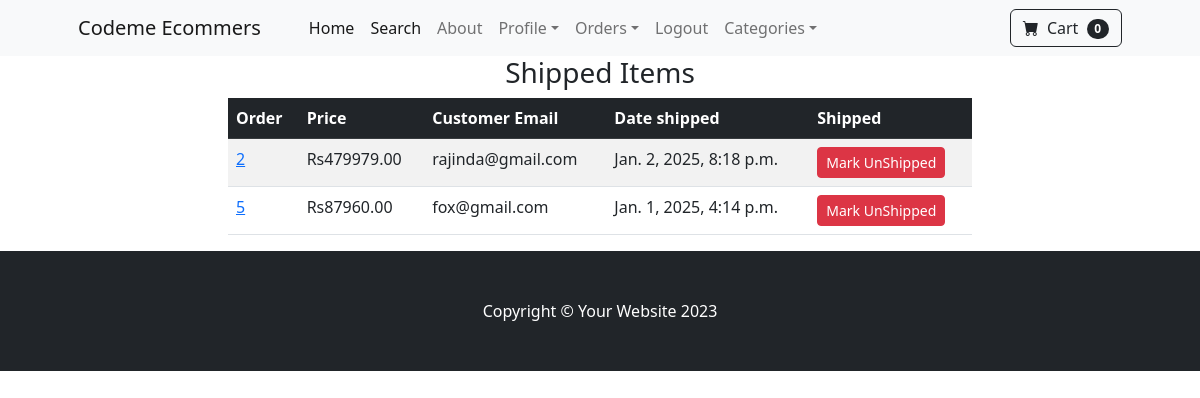
The page /payment/shipped_dash (signed in) on the database its author committed.
### payment/models.py (models this page shows, shortened)
class Order(models.Model):
  user = models.ForeignKey(User,on_delete=models.CASCADE,null=True,blank=True)
  full_name = models.CharField(max_length=250)
  email= models.EmailField( max_length=250)
  shipping_address = models.TextField(max_length=1500)
  amount_paid = models.DecimalField (max_digits=10,decimal_places=2)
  date_ordered = models.DateTimeField(auto_now_add=True)
  shipped = models.BooleanField(default=False)
  date_shipped = models.DateTimeField(blank=True,null=True)

### payment/views.py (the view, shortened to what this page needs)
# urls.py: path('shipped_dash',views.shipped_dash,name="shipped_dash"),
def shipped_dash(request):
  if request.user.is_authenticated and request.user.is_superuser:
    orders = Order.objects.filter(shipped=True)
    return render(request,'payment/shipped_dash.html',{"orders":orders})
  else:
    messages.success(request, "Access Denied")
    return redirect ('home')

### cart/cart.py (called while the page is built)
  def __len__(self):
    return len(self.cart)

### cart/context_processors.py (called while the page is built)
def cart(request):
  return {'cart':Cart(request)}

### payment/templates/payment/shipped_dash.html (shortened to what this page needs)
{% extends "base.html" %}
{% block content %}
    <div class = "container">
          <div class = "row" >
              <center>
                  <div class = "col-8">
                     <h3>Shipped Items</h3>
                     <table class="table table-striped table-hover table- bordered ">
                      <thead class= "table-dark">
                        <tr>
                          <th scope="col">Order</th>
                          <th scope="col">Price</th>
                          <th scope="col">Customer Email</th>
                          <th scope="col">Date shipped</th>
                          <th scope="col">Shipped</th>
                        </tr>
                      </thead>
                      <tbody>
                       {% for item in orders %}
                        <tr>
                          <td><a href ="{%  url 'orders' item.id %}">{{item.id }}</a></td>
                          <td>Rs{{item.amount_paid }}</td>
                          <td>{{item.email }}</td>
                          <td>{{item.date_shipped }}</td>
                          <td>
                            <form method ="POST">
                            <button  type = "Submit" class = "btn btn-danger btn-sm">Mark UnShipped</button>
                            </form>
                          </td>
                        </tr>
                       {% endfor %}
                      </tbody>
                    </table>
                  </div>
              </center>
            </div>
    </div>
{% endblock %}

### rows shown on the page
Order: id "2", amount_paid "479979.00", email "rajinda@gmail.com", date_shipped "Jan. 2, 2025, 8:18 p.m."
Order: id "5", amount_paid "87960.00", email "fox@gmail.com", date_shipped "Jan. 1, 2025, 4:14 p.m."

### other values the page prints
{{ cart|length }} "0"
